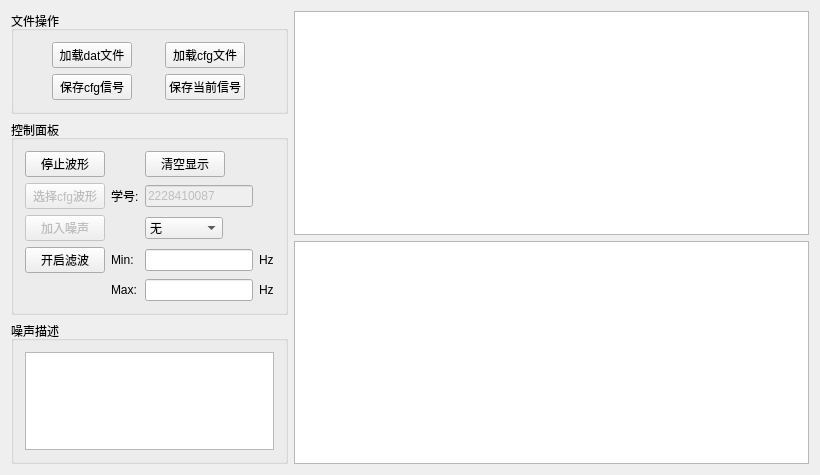
<?xml version="1.0" encoding="UTF-8"?>
<ui version="4.0">
 <class>MainInterfaceClass</class>
 <widget class="QWidget" name="MainInterfaceClass">
  <property name="geometry">
   <rect>
    <x>0</x>
    <y>0</y>
    <width>820</width>
    <height>475</height>
   </rect>
  </property>
  <property name="minimumSize">
   <size>
    <width>800</width>
    <height>475</height>
   </size>
  </property>
  <property name="windowTitle">
   <string>Shiki's Signal IO Program</string>
  </property>
  <layout class="QGridLayout" name="gridLayout_4" columnstretch="1,2">
   <item row="0" column="0">
    <widget class="QGroupBox" name="groupBox_fileIO">
     <property name="title">
      <string>文件操作</string>
     </property>
     <layout class="QGridLayout" name="gridLayout">
      <item row="0" column="0">
       <widget class="QPushButton" name="pushButton_loadData">
        <property name="sizePolicy">
         <sizepolicy hsizetype="Fixed" vsizetype="Fixed">
          <horstretch>0</horstretch>
          <verstretch>0</verstretch>
         </sizepolicy>
        </property>
        <property name="cursor">
         <cursorShape>PointingHandCursor</cursorShape>
        </property>
        <property name="text">
         <string>加载dat文件</string>
        </property>
       </widget>
      </item>
      <item row="0" column="1">
       <widget class="QPushButton" name="pushButton_loadConfig">
        <property name="sizePolicy">
         <sizepolicy hsizetype="Fixed" vsizetype="Fixed">
          <horstretch>0</horstretch>
          <verstretch>0</verstretch>
         </sizepolicy>
        </property>
        <property name="cursor">
         <cursorShape>PointingHandCursor</cursorShape>
        </property>
        <property name="text">
         <string>加载cfg文件</string>
        </property>
       </widget>
      </item>
      <item row="1" column="0">
       <widget class="QPushButton" name="pushButton_saveCfgSignal">
        <property name="sizePolicy">
         <sizepolicy hsizetype="Fixed" vsizetype="Fixed">
          <horstretch>0</horstretch>
          <verstretch>0</verstretch>
         </sizepolicy>
        </property>
        <property name="cursor">
         <cursorShape>PointingHandCursor</cursorShape>
        </property>
        <property name="text">
         <string>保存cfg信号</string>
        </property>
       </widget>
      </item>
      <item row="1" column="1">
       <widget class="QPushButton" name="pushButton_saveCurrSignal">
        <property name="sizePolicy">
         <sizepolicy hsizetype="Fixed" vsizetype="Fixed">
          <horstretch>0</horstretch>
          <verstretch>0</verstretch>
         </sizepolicy>
        </property>
        <property name="cursor">
         <cursorShape>PointingHandCursor</cursorShape>
        </property>
        <property name="text">
         <string>保存当前信号</string>
        </property>
       </widget>
      </item>
     </layout>
    </widget>
   </item>
   <item row="0" column="1" rowspan="3">
    <layout class="QVBoxLayout" name="verticalLayout">
     <item>
      <widget class="QChartView" name="chartView_time"/>
     </item>
     <item>
      <widget class="QChartView" name="chartView_freq"/>
     </item>
    </layout>
   </item>
   <item row="1" column="0">
    <widget class="QGroupBox" name="groupBox_ctrlBoard">
     <property name="title">
      <string>控制面板</string>
     </property>
     <layout class="QGridLayout" name="gridLayout_3">
      <item row="0" column="0">
       <widget class="QPushButton" name="pushButton_stopWave">
        <property name="cursor">
         <cursorShape>PointingHandCursor</cursorShape>
        </property>
        <property name="text">
         <string>停止波形</string>
        </property>
        <property name="checkable">
         <bool>true</bool>
        </property>
       </widget>
      </item>
      <item row="3" column="1">
       <widget class="QLabel" name="label">
        <property name="text">
         <string>Min:</string>
        </property>
       </widget>
      </item>
      <item row="4" column="1">
       <widget class="QLabel" name="label_3">
        <property name="text">
         <string>Max:</string>
        </property>
       </widget>
      </item>
      <item row="0" column="2">
       <widget class="QPushButton" name="pushButton_clearWave">
        <property name="sizePolicy">
         <sizepolicy hsizetype="Fixed" vsizetype="Fixed">
          <horstretch>0</horstretch>
          <verstretch>0</verstretch>
         </sizepolicy>
        </property>
        <property name="cursor">
         <cursorShape>PointingHandCursor</cursorShape>
        </property>
        <property name="text">
         <string>清空显示</string>
        </property>
       </widget>
      </item>
      <item row="3" column="2">
       <widget class="QLineEdit" name="lineEdit_minFreq">
        <property name="sizePolicy">
         <sizepolicy hsizetype="Fixed" vsizetype="Fixed">
          <horstretch>0</horstretch>
          <verstretch>0</verstretch>
         </sizepolicy>
        </property>
       </widget>
      </item>
      <item row="3" column="0">
       <widget class="QPushButton" name="pushButton_filterSwitch">
        <property name="cursor">
         <cursorShape>PointingHandCursor</cursorShape>
        </property>
        <property name="text">
         <string>开启滤波</string>
        </property>
        <property name="checkable">
         <bool>true</bool>
        </property>
       </widget>
      </item>
      <item row="2" column="0">
       <widget class="QPushButton" name="pushButton_addNoise">
        <property name="enabled">
         <bool>false</bool>
        </property>
        <property name="cursor">
         <cursorShape>PointingHandCursor</cursorShape>
        </property>
        <property name="text">
         <string>加入噪声</string>
        </property>
        <property name="checkable">
         <bool>true</bool>
        </property>
       </widget>
      </item>
      <item row="4" column="3">
       <widget class="QLabel" name="label_4">
        <property name="text">
         <string>Hz</string>
        </property>
       </widget>
      </item>
      <item row="3" column="3">
       <widget class="QLabel" name="label_2">
        <property name="text">
         <string>Hz</string>
        </property>
       </widget>
      </item>
      <item row="4" column="2">
       <widget class="QLineEdit" name="lineEdit_maxFreq">
        <property name="sizePolicy">
         <sizepolicy hsizetype="Fixed" vsizetype="Fixed">
          <horstretch>0</horstretch>
          <verstretch>0</verstretch>
         </sizepolicy>
        </property>
       </widget>
      </item>
      <item row="1" column="0">
       <widget class="QPushButton" name="pushButton_selectCfgWave">
        <property name="enabled">
         <bool>false</bool>
        </property>
        <property name="cursor">
         <cursorShape>PointingHandCursor</cursorShape>
        </property>
        <property name="text">
         <string>选择cfg波形</string>
        </property>
       </widget>
      </item>
      <item row="1" column="2">
       <widget class="QLineEdit" name="lineEdit_cfgNumber">
        <property name="enabled">
         <bool>false</bool>
        </property>
        <property name="text">
         <string>2228410087</string>
        </property>
       </widget>
      </item>
      <item row="1" column="1">
       <widget class="QLabel" name="label_5">
        <property name="text">
         <string>学号:</string>
        </property>
       </widget>
      </item>
      <item row="2" column="2">
       <widget class="QComboBox" name="comboBox_noise">
        <property name="sizePolicy">
         <sizepolicy hsizetype="Fixed" vsizetype="Fixed">
          <horstretch>0</horstretch>
          <verstretch>0</verstretch>
         </sizepolicy>
        </property>
        <property name="editable">
         <bool>false</bool>
        </property>
        <item>
         <property name="text">
          <string>无</string>
         </property>
        </item>
        <item>
         <property name="text">
          <string>高斯噪声</string>
         </property>
        </item>
       </widget>
      </item>
     </layout>
    </widget>
   </item>
   <item row="2" column="0">
    <widget class="QGroupBox" name="groupBox_noiseDiscription">
     <property name="title">
      <string>噪声描述</string>
     </property>
     <layout class="QGridLayout" name="gridLayout_2">
      <item row="0" column="0">
       <widget class="QTextBrowser" name="textBrowser_NoiseDiscription"/>
      </item>
     </layout>
    </widget>
   </item>
  </layout>
 </widget>
 <layoutdefault spacing="6" margin="11"/>
 <customwidgets>
  <customwidget>
   <class>QChartView</class>
   <extends>QGraphicsView</extends>
   <header>qchartview.h</header>
  </customwidget>
 </customwidgets>
 <resources/>
 <connections/>
</ui>
